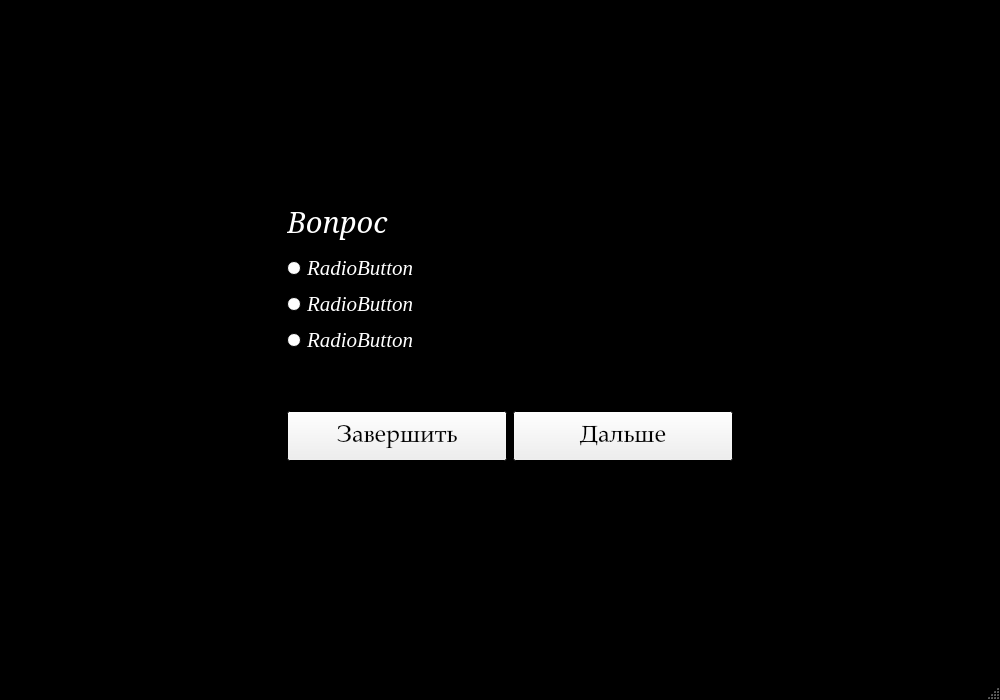
<?xml version="1.0" encoding="UTF-8"?>
<ui version="4.0">
 <class>MainWindow</class>
 <widget class="QMainWindow" name="MainWindow">
  <property name="geometry">
   <rect>
    <x>0</x>
    <y>0</y>
    <width>1000</width>
    <height>700</height>
   </rect>
  </property>
  <property name="minimumSize">
   <size>
    <width>0</width>
    <height>0</height>
   </size>
  </property>
  <property name="palette">
   <palette>
    <active>
     <colorrole role="Window">
      <brush brushstyle="SolidPattern">
       <color alpha="255">
        <red>0</red>
        <green>0</green>
        <blue>0</blue>
       </color>
      </brush>
     </colorrole>
    </active>
    <inactive>
     <colorrole role="Window">
      <brush brushstyle="SolidPattern">
       <color alpha="255">
        <red>0</red>
        <green>0</green>
        <blue>0</blue>
       </color>
      </brush>
     </colorrole>
    </inactive>
    <disabled>
     <colorrole role="Base">
      <brush brushstyle="SolidPattern">
       <color alpha="255">
        <red>0</red>
        <green>0</green>
        <blue>0</blue>
       </color>
      </brush>
     </colorrole>
     <colorrole role="Window">
      <brush brushstyle="SolidPattern">
       <color alpha="255">
        <red>0</red>
        <green>0</green>
        <blue>0</blue>
       </color>
      </brush>
     </colorrole>
    </disabled>
   </palette>
  </property>
  <property name="mouseTracking">
   <bool>false</bool>
  </property>
  <property name="windowTitle">
   <string>Тест по вселенной Гарри Поттера</string>
  </property>
  <property name="windowIcon">
   <iconset resource="resources.qrc">
    <normaloff>:/images/background.jpg</normaloff>:/images/background.jpg</iconset>
  </property>
  <widget class="QWidget" name="centralwidget">
   <layout class="QGridLayout" name="gridLayout">
    <item row="0" column="0">
     <layout class="QVBoxLayout" name="verticalLayout">
      <property name="sizeConstraint">
       <enum>QLayout::SetDefaultConstraint</enum>
      </property>
      <property name="leftMargin">
       <number>20</number>
      </property>
      <property name="bottomMargin">
       <number>20</number>
      </property>
      <item>
       <widget class="QLabel" name="questionLabel">
        <property name="sizePolicy">
         <sizepolicy hsizetype="Preferred" vsizetype="Maximum">
          <horstretch>0</horstretch>
          <verstretch>0</verstretch>
         </sizepolicy>
        </property>
        <property name="minimumSize">
         <size>
          <width>0</width>
          <height>50</height>
         </size>
        </property>
        <property name="palette">
         <palette>
          <active>
           <colorrole role="WindowText">
            <brush brushstyle="SolidPattern">
             <color alpha="255">
              <red>255</red>
              <green>255</green>
              <blue>255</blue>
             </color>
            </brush>
           </colorrole>
          </active>
          <inactive>
           <colorrole role="WindowText">
            <brush brushstyle="SolidPattern">
             <color alpha="255">
              <red>255</red>
              <green>255</green>
              <blue>255</blue>
             </color>
            </brush>
           </colorrole>
          </inactive>
          <disabled/>
         </palette>
        </property>
        <property name="font">
         <font>
          <family>Cambria</family>
          <pointsize>22</pointsize>
          <italic>true</italic>
          <bold>false</bold>
         </font>
        </property>
        <property name="text">
         <string>Вопрос</string>
        </property>
        <property name="textFormat">
         <enum>Qt::AutoText</enum>
        </property>
        <property name="scaledContents">
         <bool>true</bool>
        </property>
        <property name="alignment">
         <set>Qt::AlignLeading|Qt::AlignLeft|Qt::AlignVCenter</set>
        </property>
        <property name="margin">
         <number>30</number>
        </property>
        <property name="indent">
         <number>-1</number>
        </property>
        <property name="textInteractionFlags">
         <set>Qt::LinksAccessibleByMouse</set>
        </property>
       </widget>
      </item>
      <item>
       <widget class="QRadioButton" name="answer1RadioButton">
        <property name="minimumSize">
         <size>
          <width>0</width>
          <height>0</height>
         </size>
        </property>
        <property name="palette">
         <palette>
          <active>
           <colorrole role="WindowText">
            <brush brushstyle="SolidPattern">
             <color alpha="255">
              <red>255</red>
              <green>255</green>
              <blue>255</blue>
             </color>
            </brush>
           </colorrole>
           <colorrole role="Button">
            <brush brushstyle="SolidPattern">
             <color alpha="255">
              <red>0</red>
              <green>85</green>
              <blue>0</blue>
             </color>
            </brush>
           </colorrole>
           <colorrole role="Light">
            <brush brushstyle="SolidPattern">
             <color alpha="255">
              <red>0</red>
              <green>255</green>
              <blue>0</blue>
             </color>
            </brush>
           </colorrole>
           <colorrole role="Midlight">
            <brush brushstyle="SolidPattern">
             <color alpha="255">
              <red>170</red>
              <green>170</green>
              <blue>0</blue>
             </color>
            </brush>
           </colorrole>
           <colorrole role="Dark">
            <brush brushstyle="SolidPattern">
             <color alpha="255">
              <red>85</red>
              <green>85</green>
              <blue>0</blue>
             </color>
            </brush>
           </colorrole>
           <colorrole role="Mid">
            <brush brushstyle="SolidPattern">
             <color alpha="255">
              <red>85</red>
              <green>170</green>
              <blue>0</blue>
             </color>
            </brush>
           </colorrole>
           <colorrole role="Text">
            <brush brushstyle="SolidPattern">
             <color alpha="255">
              <red>255</red>
              <green>255</green>
              <blue>255</blue>
             </color>
            </brush>
           </colorrole>
           <colorrole role="ButtonText">
            <brush brushstyle="SolidPattern">
             <color alpha="255">
              <red>255</red>
              <green>255</green>
              <blue>255</blue>
             </color>
            </brush>
           </colorrole>
           <colorrole role="Highlight">
            <brush brushstyle="SolidPattern">
             <color alpha="255">
              <red>170</red>
              <green>85</green>
              <blue>0</blue>
             </color>
            </brush>
           </colorrole>
           <colorrole role="Link">
            <brush brushstyle="SolidPattern">
             <color alpha="255">
              <red>170</red>
              <green>85</green>
              <blue>0</blue>
             </color>
            </brush>
           </colorrole>
           <colorrole role="ToolTipText">
            <brush brushstyle="SolidPattern">
             <color alpha="255">
              <red>255</red>
              <green>255</green>
              <blue>255</blue>
             </color>
            </brush>
           </colorrole>
          </active>
          <inactive>
           <colorrole role="WindowText">
            <brush brushstyle="SolidPattern">
             <color alpha="255">
              <red>255</red>
              <green>255</green>
              <blue>255</blue>
             </color>
            </brush>
           </colorrole>
           <colorrole role="Button">
            <brush brushstyle="SolidPattern">
             <color alpha="255">
              <red>0</red>
              <green>85</green>
              <blue>0</blue>
             </color>
            </brush>
           </colorrole>
           <colorrole role="Light">
            <brush brushstyle="SolidPattern">
             <color alpha="255">
              <red>0</red>
              <green>255</green>
              <blue>0</blue>
             </color>
            </brush>
           </colorrole>
           <colorrole role="Midlight">
            <brush brushstyle="SolidPattern">
             <color alpha="255">
              <red>170</red>
              <green>170</green>
              <blue>0</blue>
             </color>
            </brush>
           </colorrole>
           <colorrole role="Dark">
            <brush brushstyle="SolidPattern">
             <color alpha="255">
              <red>85</red>
              <green>85</green>
              <blue>0</blue>
             </color>
            </brush>
           </colorrole>
           <colorrole role="Mid">
            <brush brushstyle="SolidPattern">
             <color alpha="255">
              <red>85</red>
              <green>170</green>
              <blue>0</blue>
             </color>
            </brush>
           </colorrole>
           <colorrole role="Text">
            <brush brushstyle="SolidPattern">
             <color alpha="255">
              <red>255</red>
              <green>255</green>
              <blue>255</blue>
             </color>
            </brush>
           </colorrole>
           <colorrole role="ButtonText">
            <brush brushstyle="SolidPattern">
             <color alpha="255">
              <red>255</red>
              <green>255</green>
              <blue>255</blue>
             </color>
            </brush>
           </colorrole>
           <colorrole role="Highlight">
            <brush brushstyle="SolidPattern">
             <color alpha="255">
              <red>170</red>
              <green>85</green>
              <blue>0</blue>
             </color>
            </brush>
           </colorrole>
           <colorrole role="Link">
            <brush brushstyle="SolidPattern">
             <color alpha="255">
              <red>170</red>
              <green>85</green>
              <blue>0</blue>
             </color>
            </brush>
           </colorrole>
           <colorrole role="ToolTipText">
            <brush brushstyle="SolidPattern">
             <color alpha="255">
              <red>255</red>
              <green>255</green>
              <blue>255</blue>
             </color>
            </brush>
           </colorrole>
          </inactive>
          <disabled>
           <colorrole role="WindowText">
            <brush brushstyle="SolidPattern">
             <color alpha="255">
              <red>85</red>
              <green>85</green>
              <blue>0</blue>
             </color>
            </brush>
           </colorrole>
           <colorrole role="Button">
            <brush brushstyle="SolidPattern">
             <color alpha="255">
              <red>0</red>
              <green>85</green>
              <blue>0</blue>
             </color>
            </brush>
           </colorrole>
           <colorrole role="Light">
            <brush brushstyle="SolidPattern">
             <color alpha="255">
              <red>0</red>
              <green>255</green>
              <blue>0</blue>
             </color>
            </brush>
           </colorrole>
           <colorrole role="Midlight">
            <brush brushstyle="SolidPattern">
             <color alpha="255">
              <red>170</red>
              <green>170</green>
              <blue>0</blue>
             </color>
            </brush>
           </colorrole>
           <colorrole role="Dark">
            <brush brushstyle="SolidPattern">
             <color alpha="255">
              <red>85</red>
              <green>85</green>
              <blue>0</blue>
             </color>
            </brush>
           </colorrole>
           <colorrole role="Mid">
            <brush brushstyle="SolidPattern">
             <color alpha="255">
              <red>85</red>
              <green>170</green>
              <blue>0</blue>
             </color>
            </brush>
           </colorrole>
           <colorrole role="Text">
            <brush brushstyle="SolidPattern">
             <color alpha="255">
              <red>85</red>
              <green>85</green>
              <blue>0</blue>
             </color>
            </brush>
           </colorrole>
           <colorrole role="ButtonText">
            <brush brushstyle="SolidPattern">
             <color alpha="255">
              <red>85</red>
              <green>85</green>
              <blue>0</blue>
             </color>
            </brush>
           </colorrole>
           <colorrole role="Link">
            <brush brushstyle="SolidPattern">
             <color alpha="255">
              <red>170</red>
              <green>85</green>
              <blue>0</blue>
             </color>
            </brush>
           </colorrole>
           <colorrole role="ToolTipText">
            <brush brushstyle="SolidPattern">
             <color alpha="255">
              <red>255</red>
              <green>255</green>
              <blue>255</blue>
             </color>
            </brush>
           </colorrole>
          </disabled>
         </palette>
        </property>
        <property name="font">
         <font>
          <family>Times New Roman</family>
          <pointsize>16</pointsize>
          <italic>true</italic>
          <bold>false</bold>
         </font>
        </property>
        <property name="text">
         <string>RadioButton</string>
        </property>
       </widget>
      </item>
      <item>
       <widget class="QRadioButton" name="answer2RadioButton">
        <property name="palette">
         <palette>
          <active>
           <colorrole role="WindowText">
            <brush brushstyle="SolidPattern">
             <color alpha="255">
              <red>255</red>
              <green>255</green>
              <blue>255</blue>
             </color>
            </brush>
           </colorrole>
           <colorrole role="Button">
            <brush brushstyle="SolidPattern">
             <color alpha="255">
              <red>0</red>
              <green>85</green>
              <blue>0</blue>
             </color>
            </brush>
           </colorrole>
           <colorrole role="Light">
            <brush brushstyle="SolidPattern">
             <color alpha="255">
              <red>0</red>
              <green>255</green>
              <blue>0</blue>
             </color>
            </brush>
           </colorrole>
           <colorrole role="Midlight">
            <brush brushstyle="SolidPattern">
             <color alpha="255">
              <red>170</red>
              <green>170</green>
              <blue>0</blue>
             </color>
            </brush>
           </colorrole>
           <colorrole role="Dark">
            <brush brushstyle="SolidPattern">
             <color alpha="255">
              <red>85</red>
              <green>85</green>
              <blue>0</blue>
             </color>
            </brush>
           </colorrole>
           <colorrole role="Mid">
            <brush brushstyle="SolidPattern">
             <color alpha="255">
              <red>85</red>
              <green>170</green>
              <blue>0</blue>
             </color>
            </brush>
           </colorrole>
           <colorrole role="Text">
            <brush brushstyle="SolidPattern">
             <color alpha="255">
              <red>255</red>
              <green>255</green>
              <blue>255</blue>
             </color>
            </brush>
           </colorrole>
           <colorrole role="ButtonText">
            <brush brushstyle="SolidPattern">
             <color alpha="255">
              <red>255</red>
              <green>255</green>
              <blue>255</blue>
             </color>
            </brush>
           </colorrole>
           <colorrole role="Highlight">
            <brush brushstyle="SolidPattern">
             <color alpha="255">
              <red>170</red>
              <green>85</green>
              <blue>0</blue>
             </color>
            </brush>
           </colorrole>
           <colorrole role="Link">
            <brush brushstyle="SolidPattern">
             <color alpha="255">
              <red>170</red>
              <green>85</green>
              <blue>0</blue>
             </color>
            </brush>
           </colorrole>
           <colorrole role="ToolTipText">
            <brush brushstyle="SolidPattern">
             <color alpha="255">
              <red>255</red>
              <green>255</green>
              <blue>255</blue>
             </color>
            </brush>
           </colorrole>
          </active>
          <inactive>
           <colorrole role="WindowText">
            <brush brushstyle="SolidPattern">
             <color alpha="255">
              <red>255</red>
              <green>255</green>
              <blue>255</blue>
             </color>
            </brush>
           </colorrole>
           <colorrole role="Button">
            <brush brushstyle="SolidPattern">
             <color alpha="255">
              <red>0</red>
              <green>85</green>
              <blue>0</blue>
             </color>
            </brush>
           </colorrole>
           <colorrole role="Light">
            <brush brushstyle="SolidPattern">
             <color alpha="255">
              <red>0</red>
              <green>255</green>
              <blue>0</blue>
             </color>
            </brush>
           </colorrole>
           <colorrole role="Midlight">
            <brush brushstyle="SolidPattern">
             <color alpha="255">
              <red>170</red>
              <green>170</green>
              <blue>0</blue>
             </color>
            </brush>
           </colorrole>
           <colorrole role="Dark">
            <brush brushstyle="SolidPattern">
             <color alpha="255">
              <red>85</red>
              <green>85</green>
              <blue>0</blue>
             </color>
            </brush>
           </colorrole>
           <colorrole role="Mid">
            <brush brushstyle="SolidPattern">
             <color alpha="255">
              <red>85</red>
              <green>170</green>
              <blue>0</blue>
             </color>
            </brush>
           </colorrole>
           <colorrole role="Text">
            <brush brushstyle="SolidPattern">
             <color alpha="255">
              <red>255</red>
              <green>255</green>
              <blue>255</blue>
             </color>
            </brush>
           </colorrole>
           <colorrole role="ButtonText">
            <brush brushstyle="SolidPattern">
             <color alpha="255">
              <red>255</red>
              <green>255</green>
              <blue>255</blue>
             </color>
            </brush>
           </colorrole>
           <colorrole role="Highlight">
            <brush brushstyle="SolidPattern">
             <color alpha="255">
              <red>170</red>
              <green>85</green>
              <blue>0</blue>
             </color>
            </brush>
           </colorrole>
           <colorrole role="Link">
            <brush brushstyle="SolidPattern">
             <color alpha="255">
              <red>170</red>
              <green>85</green>
              <blue>0</blue>
             </color>
            </brush>
           </colorrole>
           <colorrole role="ToolTipText">
            <brush brushstyle="SolidPattern">
             <color alpha="255">
              <red>255</red>
              <green>255</green>
              <blue>255</blue>
             </color>
            </brush>
           </colorrole>
          </inactive>
          <disabled>
           <colorrole role="WindowText">
            <brush brushstyle="SolidPattern">
             <color alpha="255">
              <red>85</red>
              <green>85</green>
              <blue>0</blue>
             </color>
            </brush>
           </colorrole>
           <colorrole role="Button">
            <brush brushstyle="SolidPattern">
             <color alpha="255">
              <red>0</red>
              <green>85</green>
              <blue>0</blue>
             </color>
            </brush>
           </colorrole>
           <colorrole role="Light">
            <brush brushstyle="SolidPattern">
             <color alpha="255">
              <red>0</red>
              <green>255</green>
              <blue>0</blue>
             </color>
            </brush>
           </colorrole>
           <colorrole role="Midlight">
            <brush brushstyle="SolidPattern">
             <color alpha="255">
              <red>170</red>
              <green>170</green>
              <blue>0</blue>
             </color>
            </brush>
           </colorrole>
           <colorrole role="Dark">
            <brush brushstyle="SolidPattern">
             <color alpha="255">
              <red>85</red>
              <green>85</green>
              <blue>0</blue>
             </color>
            </brush>
           </colorrole>
           <colorrole role="Mid">
            <brush brushstyle="SolidPattern">
             <color alpha="255">
              <red>85</red>
              <green>170</green>
              <blue>0</blue>
             </color>
            </brush>
           </colorrole>
           <colorrole role="Text">
            <brush brushstyle="SolidPattern">
             <color alpha="255">
              <red>85</red>
              <green>85</green>
              <blue>0</blue>
             </color>
            </brush>
           </colorrole>
           <colorrole role="ButtonText">
            <brush brushstyle="SolidPattern">
             <color alpha="255">
              <red>85</red>
              <green>85</green>
              <blue>0</blue>
             </color>
            </brush>
           </colorrole>
           <colorrole role="Link">
            <brush brushstyle="SolidPattern">
             <color alpha="255">
              <red>170</red>
              <green>85</green>
              <blue>0</blue>
             </color>
            </brush>
           </colorrole>
           <colorrole role="ToolTipText">
            <brush brushstyle="SolidPattern">
             <color alpha="255">
              <red>255</red>
              <green>255</green>
              <blue>255</blue>
             </color>
            </brush>
           </colorrole>
          </disabled>
         </palette>
        </property>
        <property name="font">
         <font>
          <family>Times New Roman</family>
          <pointsize>16</pointsize>
          <italic>true</italic>
          <bold>false</bold>
         </font>
        </property>
        <property name="text">
         <string>RadioButton</string>
        </property>
       </widget>
      </item>
      <item>
       <widget class="QRadioButton" name="answer3RadioButton">
        <property name="palette">
         <palette>
          <active>
           <colorrole role="WindowText">
            <brush brushstyle="SolidPattern">
             <color alpha="255">
              <red>255</red>
              <green>255</green>
              <blue>255</blue>
             </color>
            </brush>
           </colorrole>
           <colorrole role="Button">
            <brush brushstyle="SolidPattern">
             <color alpha="255">
              <red>0</red>
              <green>85</green>
              <blue>0</blue>
             </color>
            </brush>
           </colorrole>
           <colorrole role="Light">
            <brush brushstyle="SolidPattern">
             <color alpha="255">
              <red>0</red>
              <green>255</green>
              <blue>0</blue>
             </color>
            </brush>
           </colorrole>
           <colorrole role="Midlight">
            <brush brushstyle="SolidPattern">
             <color alpha="255">
              <red>170</red>
              <green>170</green>
              <blue>0</blue>
             </color>
            </brush>
           </colorrole>
           <colorrole role="Dark">
            <brush brushstyle="SolidPattern">
             <color alpha="255">
              <red>85</red>
              <green>85</green>
              <blue>0</blue>
             </color>
            </brush>
           </colorrole>
           <colorrole role="Mid">
            <brush brushstyle="SolidPattern">
             <color alpha="255">
              <red>85</red>
              <green>170</green>
              <blue>0</blue>
             </color>
            </brush>
           </colorrole>
           <colorrole role="Text">
            <brush brushstyle="SolidPattern">
             <color alpha="255">
              <red>255</red>
              <green>255</green>
              <blue>255</blue>
             </color>
            </brush>
           </colorrole>
           <colorrole role="ButtonText">
            <brush brushstyle="SolidPattern">
             <color alpha="255">
              <red>255</red>
              <green>255</green>
              <blue>255</blue>
             </color>
            </brush>
           </colorrole>
           <colorrole role="Highlight">
            <brush brushstyle="SolidPattern">
             <color alpha="255">
              <red>170</red>
              <green>85</green>
              <blue>0</blue>
             </color>
            </brush>
           </colorrole>
           <colorrole role="Link">
            <brush brushstyle="SolidPattern">
             <color alpha="255">
              <red>170</red>
              <green>85</green>
              <blue>0</blue>
             </color>
            </brush>
           </colorrole>
           <colorrole role="ToolTipText">
            <brush brushstyle="SolidPattern">
             <color alpha="255">
              <red>255</red>
              <green>255</green>
              <blue>255</blue>
             </color>
            </brush>
           </colorrole>
          </active>
          <inactive>
           <colorrole role="WindowText">
            <brush brushstyle="SolidPattern">
             <color alpha="255">
              <red>255</red>
              <green>255</green>
              <blue>255</blue>
             </color>
            </brush>
           </colorrole>
           <colorrole role="Button">
            <brush brushstyle="SolidPattern">
             <color alpha="255">
              <red>0</red>
              <green>85</green>
              <blue>0</blue>
             </color>
            </brush>
           </colorrole>
           <colorrole role="Light">
            <brush brushstyle="SolidPattern">
             <color alpha="255">
              <red>0</red>
              <green>255</green>
              <blue>0</blue>
             </color>
            </brush>
           </colorrole>
           <colorrole role="Midlight">
            <brush brushstyle="SolidPattern">
             <color alpha="255">
              <red>170</red>
              <green>170</green>
              <blue>0</blue>
             </color>
            </brush>
           </colorrole>
           <colorrole role="Dark">
            <brush brushstyle="SolidPattern">
             <color alpha="255">
              <red>85</red>
              <green>85</green>
              <blue>0</blue>
             </color>
            </brush>
           </colorrole>
           <colorrole role="Mid">
            <brush brushstyle="SolidPattern">
             <color alpha="255">
              <red>85</red>
              <green>170</green>
              <blue>0</blue>
             </color>
            </brush>
           </colorrole>
           <colorrole role="Text">
            <brush brushstyle="SolidPattern">
             <color alpha="255">
              <red>255</red>
              <green>255</green>
              <blue>255</blue>
             </color>
            </brush>
           </colorrole>
           <colorrole role="ButtonText">
            <brush brushstyle="SolidPattern">
             <color alpha="255">
              <red>255</red>
              <green>255</green>
              <blue>255</blue>
             </color>
            </brush>
           </colorrole>
           <colorrole role="Highlight">
            <brush brushstyle="SolidPattern">
             <color alpha="255">
              <red>170</red>
              <green>85</green>
              <blue>0</blue>
             </color>
            </brush>
           </colorrole>
           <colorrole role="Link">
            <brush brushstyle="SolidPattern">
             <color alpha="255">
              <red>170</red>
              <green>85</green>
              <blue>0</blue>
             </color>
            </brush>
           </colorrole>
           <colorrole role="ToolTipText">
            <brush brushstyle="SolidPattern">
             <color alpha="255">
              <red>255</red>
              <green>255</green>
              <blue>255</blue>
             </color>
            </brush>
           </colorrole>
          </inactive>
          <disabled>
           <colorrole role="WindowText">
            <brush brushstyle="SolidPattern">
             <color alpha="255">
              <red>85</red>
              <green>85</green>
              <blue>0</blue>
             </color>
            </brush>
           </colorrole>
           <colorrole role="Button">
            <brush brushstyle="SolidPattern">
             <color alpha="255">
              <red>0</red>
              <green>85</green>
              <blue>0</blue>
             </color>
            </brush>
           </colorrole>
           <colorrole role="Light">
            <brush brushstyle="SolidPattern">
             <color alpha="255">
              <red>0</red>
              <green>255</green>
              <blue>0</blue>
             </color>
            </brush>
           </colorrole>
           <colorrole role="Midlight">
            <brush brushstyle="SolidPattern">
             <color alpha="255">
              <red>170</red>
              <green>170</green>
              <blue>0</blue>
             </color>
            </brush>
           </colorrole>
           <colorrole role="Dark">
            <brush brushstyle="SolidPattern">
             <color alpha="255">
              <red>85</red>
              <green>85</green>
              <blue>0</blue>
             </color>
            </brush>
           </colorrole>
           <colorrole role="Mid">
            <brush brushstyle="SolidPattern">
             <color alpha="255">
              <red>85</red>
              <green>170</green>
              <blue>0</blue>
             </color>
            </brush>
           </colorrole>
           <colorrole role="Text">
            <brush brushstyle="SolidPattern">
             <color alpha="255">
              <red>85</red>
              <green>85</green>
              <blue>0</blue>
             </color>
            </brush>
           </colorrole>
           <colorrole role="ButtonText">
            <brush brushstyle="SolidPattern">
             <color alpha="255">
              <red>85</red>
              <green>85</green>
              <blue>0</blue>
             </color>
            </brush>
           </colorrole>
           <colorrole role="Link">
            <brush brushstyle="SolidPattern">
             <color alpha="255">
              <red>170</red>
              <green>85</green>
              <blue>0</blue>
             </color>
            </brush>
           </colorrole>
           <colorrole role="ToolTipText">
            <brush brushstyle="SolidPattern">
             <color alpha="255">
              <red>255</red>
              <green>255</green>
              <blue>255</blue>
             </color>
            </brush>
           </colorrole>
          </disabled>
         </palette>
        </property>
        <property name="font">
         <font>
          <family>Times New Roman</family>
          <pointsize>16</pointsize>
          <italic>true</italic>
          <bold>false</bold>
         </font>
        </property>
        <property name="text">
         <string>RadioButton</string>
        </property>
       </widget>
      </item>
      <item>
       <layout class="QHBoxLayout" name="horizontalLayout">
        <property name="leftMargin">
         <number>0</number>
        </property>
        <property name="topMargin">
         <number>50</number>
        </property>
        <item>
         <widget class="QPushButton" name="finishButton">
          <property name="sizePolicy">
           <sizepolicy hsizetype="Minimum" vsizetype="Fixed">
            <horstretch>0</horstretch>
            <verstretch>0</verstretch>
           </sizepolicy>
          </property>
          <property name="minimumSize">
           <size>
            <width>220</width>
            <height>50</height>
           </size>
          </property>
          <property name="maximumSize">
           <size>
            <width>220</width>
            <height>50</height>
           </size>
          </property>
          <property name="font">
           <font>
            <family>Palatino Linotype</family>
            <pointsize>18</pointsize>
            <bold>false</bold>
           </font>
          </property>
          <property name="text">
           <string>Завершить</string>
          </property>
         </widget>
        </item>
        <item>
         <widget class="QPushButton" name="nextButton">
          <property name="minimumSize">
           <size>
            <width>220</width>
            <height>50</height>
           </size>
          </property>
          <property name="maximumSize">
           <size>
            <width>220</width>
            <height>50</height>
           </size>
          </property>
          <property name="font">
           <font>
            <family>Palatino Linotype</family>
            <pointsize>18</pointsize>
           </font>
          </property>
          <property name="text">
           <string>Дальше</string>
          </property>
         </widget>
        </item>
       </layout>
      </item>
     </layout>
    </item>
   </layout>
  </widget>
  <widget class="QMenuBar" name="menubar">
   <property name="geometry">
    <rect>
     <x>0</x>
     <y>0</y>
     <width>1000</width>
     <height>21</height>
    </rect>
   </property>
  </widget>
  <widget class="QStatusBar" name="statusbar"/>
 </widget>
 <resources>
  <include location="resources.qrc"/>
 </resources>
 <connections/>
</ui>
